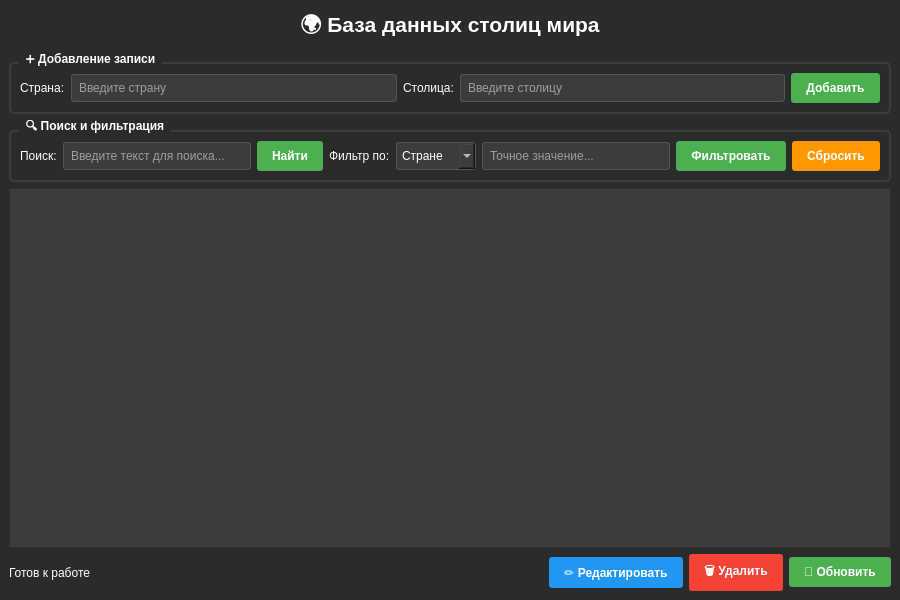
<?xml version="1.0" encoding="UTF-8"?>
<ui version="4.0">
 <class>MainWindow</class>
 <widget class="QMainWindow" name="MainWindow">
  <property name="geometry">
   <rect>
    <x>0</x>
    <y>0</y>
    <width>900</width>
    <height>600</height>
   </rect>
  </property>
  <property name="windowTitle">
   <string>База данных столиц мира</string>
  </property>
  <property name="styleSheet">
   <string notr="true">
       QMainWindow {
          background-color: #2b2b2b;
          }
      QGroupBox {
          font-weight: bold;
          color: white;
          border: 2px solid #3c3c3c;
          border-radius: 5px;
          margin-top: 10px;
      }
      QGroupBox::title {
          subcontrol-origin: margin;
          left: 10px;
          padding: 0 5px 0 5px;
      }
      QLabel {
          color: white;
      }
      QLineEdit, QComboBox {
          background-color: #3c3c3c;
          color: white;
          border: 1px solid #555;
          border-radius: 3px;
          padding: 5px;
      }
      QPushButton {
          background-color: #4CAF50;
          color: white;
          border: none;
          border-radius: 3px;
          padding: 8px 15px;
          font-weight: bold;
      }
      QPushButton:hover {
          background-color: #45a049;
      }
      QPushButton:disabled {
          background-color: #cccccc;
      }
      QTableWidget {
          background-color: #3c3c3c;
          color: white;
          gridline-color: #555;
          selection-background-color: #4CAF50;
      }
      QTableWidget::item {
          padding: 5px;
      }
      QHeaderView::section {
          background-color: #2b2b2b;
          color: white;
          padding: 5px;
          border: 1px solid #555;
      }
      QMessageBox {
          background-color: #f0f0f0;
          color: black;
      }
      QMessageBox QLabel {
          color: black;
          font-size: 10pt;
      }
      QMessageBox QPushButton {
          color: black;
          background-color: #e0e0e0;
          min-width: 80px;
          padding: 5px;
      }
      QMessageBox QPushButton:hover {
          background-color: #d0d0d0;
      }
   </string>
  </property>
  <widget class="QWidget" name="centralwidget">
   <layout class="QVBoxLayout" name="verticalLayout">
    <item>
     <widget class="QLabel" name="titleLabel">
      <property name="font">
       <font>
        <pointsize>16</pointsize>
        <weight>75</weight>
        <bold>true</bold>
       </font>
      </property>
      <property name="text">
       <string>🌍 База данных столиц мира</string>
      </property>
      <property name="alignment">
       <set>Qt::AlignCenter</set>
      </property>
     </widget>
    </item>
    <item>
     <widget class="QGroupBox" name="addGroupBox">
      <property name="title">
       <string>➕ Добавление записи</string>
      </property>
      <layout class="QHBoxLayout" name="horizontalLayout_2">
       <item>
        <widget class="QLabel" name="countryAddLabel">
         <property name="text">
          <string>Страна:</string>
         </property>
        </widget>
       </item>
       <item>
        <widget class="QLineEdit" name="countryAddLineEdit">
         <property name="placeholderText">
          <string>Введите страну</string>
         </property>
        </widget>
       </item>
       <item>
        <widget class="QLabel" name="capitalAddLabel">
         <property name="text">
          <string>Столица:</string>
         </property>
        </widget>
       </item>
       <item>
        <widget class="QLineEdit" name="capitalAddLineEdit">
         <property name="placeholderText">
          <string>Введите столицу</string>
         </property>
        </widget>
       </item>
       <item>
        <widget class="QPushButton" name="addButton">
         <property name="text">
          <string>Добавить</string>
         </property>
        </widget>
       </item>
      </layout>
     </widget>
    </item>
    <item>
     <widget class="QGroupBox" name="searchGroupBox">
      <property name="title">
       <string>🔍 Поиск и фильтрация</string>
      </property>
      <layout class="QHBoxLayout" name="horizontalLayout">
       <item>
        <widget class="QLabel" name="searchLabel">
         <property name="text">
          <string>Поиск:</string>
         </property>
        </widget>
       </item>
       <item>
        <widget class="QLineEdit" name="searchLineEdit">
         <property name="placeholderText">
          <string>Введите текст для поиска...</string>
         </property>
        </widget>
       </item>
       <item>
        <widget class="QPushButton" name="searchButton">
         <property name="text">
          <string>Найти</string>
         </property>
        </widget>
       </item>
       <item>
        <widget class="QLabel" name="filterLabel">
         <property name="text">
          <string>Фильтр по:</string>
         </property>
        </widget>
       </item>
       <item>
        <widget class="QComboBox" name="filterComboBox">
         <item>
          <property name="text">
           <string>Стране</string>
          </property>
         </item>
         <item>
          <property name="text">
           <string>Столице</string>
          </property>
         </item>
        </widget>
       </item>
       <item>
        <widget class="QLineEdit" name="filterLineEdit">
         <property name="placeholderText">
          <string>Точное значение...</string>
         </property>
        </widget>
       </item>
       <item>
        <widget class="QPushButton" name="filterButton">
         <property name="text">
          <string>Фильтровать</string>
         </property>
        </widget>
       </item>
       <item>
        <widget class="QPushButton" name="resetButton">
         <property name="text">
          <string>Сбросить</string>
         </property>
         <property name="styleSheet">
          <string notr="true">background-color: #ff9800;</string>
         </property>
        </widget>
       </item>
      </layout>
     </widget>
    </item>
    <item>
     <widget class="QTableWidget" name="tableWidget"/>
    </item>
    <item>
     <layout class="QHBoxLayout" name="horizontalLayout_3">
      <item>
       <widget class="QLabel" name="infoLabel">
        <property name="text">
         <string>Готов к работе</string>
        </property>
       </widget>
      </item>
      <item>
       <spacer name="horizontalSpacer">
        <property name="orientation">
         <enum>Qt::Horizontal</enum>
        </property>
        <property name="sizeHint" stdset="0">
         <size>
          <width>40</width>
          <height>20</height>
         </size>
        </property>
       </spacer>
      </item>
      <item>
       <widget class="QPushButton" name="editButton">
        <property name="text">
         <string>✏️ Редактировать</string>
        </property>
        <property name="styleSheet">
         <string notr="true">background-color: #2196F3;</string>
        </property>
       </widget>
      </item>
      <item>
       <widget class="QPushButton" name="deleteButton">
        <property name="text">
         <string>🗑️ Удалить</string>
        </property>
        <property name="styleSheet">
         <string notr="true">background-color: #f44336;</string>
        </property>
       </widget>
      </item>
      <item>
       <widget class="QPushButton" name="refreshButton">
        <property name="text">
         <string>🔄 Обновить</string>
        </property>
       </widget>
      </item>
     </layout>
    </item>
   </layout>
  </widget>
 </widget>
 <resources/>
 <connections/>
</ui>
